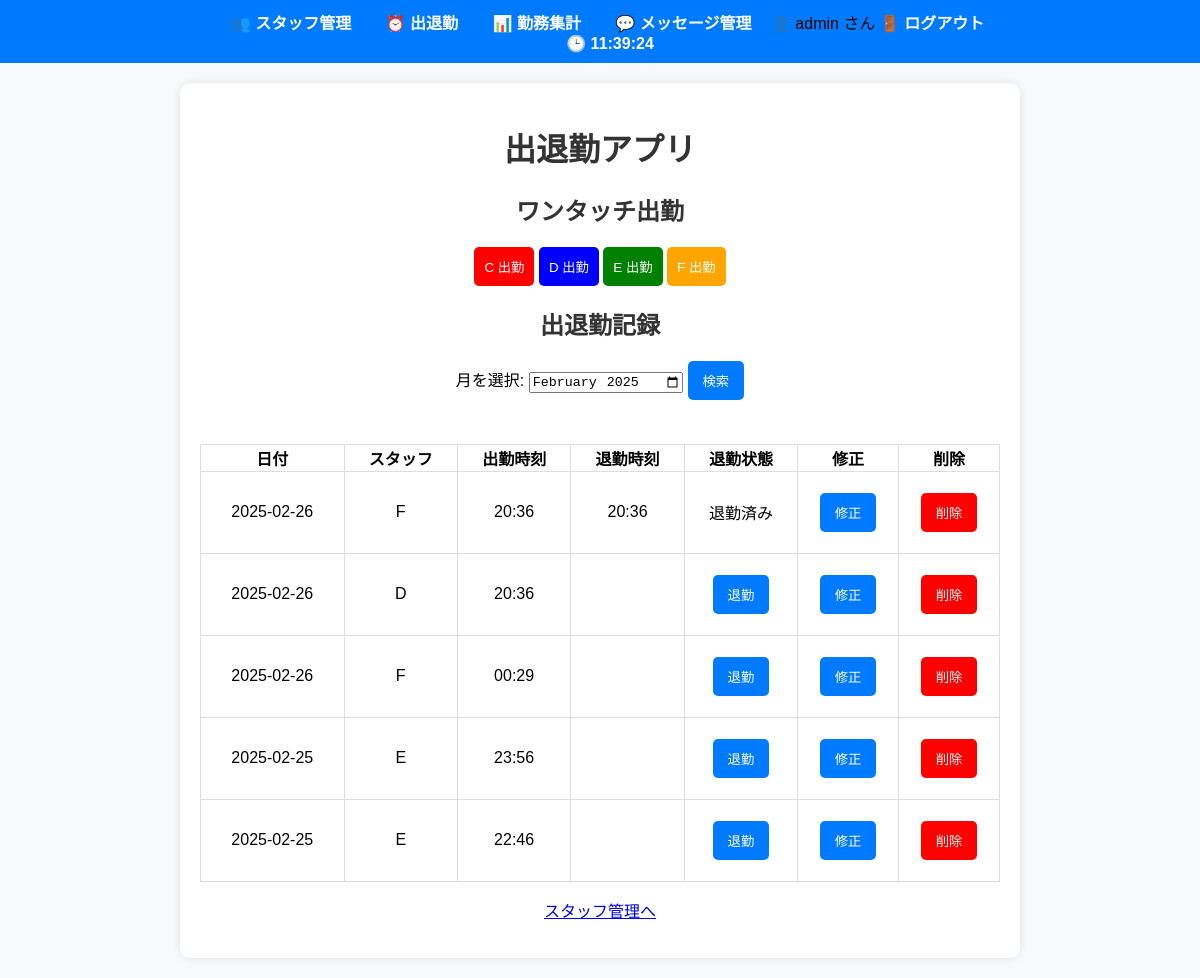
Page /attendance (signed in) on the committed database.
### models.py (models this page shows)
class User(UserMixin, db.Model):
    id = db.Column(db.Integer, primary_key=True)
    username = db.Column(db.String(100), unique=True, nullable=False)
    password = db.Column(db.String(100), nullable=False)  # 本番ではハッシュ化推奨

class Staff(db.Model):
    id = db.Column(db.Integer, primary_key=True)
    name = db.Column(db.String(100), nullable=False)

class Attendance(db.Model):
    id = db.Column(db.Integer, primary_key=True)
    staff_id = db.Column(db.Integer, db.ForeignKey('staff.id'), nullable=False)
    work_date = db.Column(db.Date, nullable=False)
    clock_in = db.Column(db.Time, nullable=True)
    clock_out = db.Column(db.Time, nullable=True)
    staff = db.relationship('Staff', backref=db.backref('attendances', lazy=True))  # ← 追加！

### routes.py (the view)
@app.route('/attendance', methods=['GET'])
def attendance():
    staff = Staff.query.all()
    selected_month = request.args.get('month', datetime.today().strftime('%Y-%m'))  # デフォルトで今月を表示
    query = Attendance.query.join(Staff).order_by(Attendance.work_date.desc(), Attendance.clock_in.desc())
    if selected_month:
        query = query.filter(func.strftime('%Y-%m', Attendance.work_date) == selected_month)
    attendance_records = query.all()
    return render_template('attendance.html', staff=staff, attendance_records=attendance_records, selected_month=selected_month)

### routes.py (called while the page is built)
@login_manager.user_loader
def load_user(user_id):
    return User.query.get(int(user_id))

### templates/attendance.html (shortened to what this page needs)
{% extends "base.html" %}
{% block content %}
<h1>出退勤アプリ</h1>
<h2>ワンタッチ出勤</h2>
{% set colors = ["red", "blue", "green", "orange", "purple"] %}
{% for person in staff[:5] %}
<form action="{{ url_for('clock_in') }}" method="POST" style="display:inline;">
    <button type="submit" style="background-color: {{ colors[loop.index0 % colors|length] }}; color: white; padding: 10px; border: none; border-radius: 5px; cursor: pointer;">
        {{ person.name }} 出勤
    </button>
</form>
{% endfor %}
<h2>出退勤記録</h2>
<form method="GET">
    <label>月を選択:</label>
    <input type="month" name="month" value="{{ selected_month }}">
    <button type="submit">検索</button>
</form>
<table>
    <tr>
        <th>日付</th>
        <th>スタッフ</th>
        <th>出勤時刻</th>
        <th>退勤時刻</th>
        <th>退勤状態</th>
        <th>修正</th>
        <th>削除</th>
    </tr>
    {% for record in attendance_records %}
    <tr>
        <td>{{ record.work_date }}</td>
        <td>{{ record.staff.name }}</td>
        <td>{{ record.clock_in.strftime('%H:%M') if record.clock_in else '' }}</td>
　　　　　<td>{{ record.clock_out.strftime('%H:%M') if record.clock_out else '' }}</td>
        <td>
            {% if not record.clock_out %}
            <form action="{{ url_for('clock_out', attendance_id=record.id) }}" method="POST">
                <button type="submit">退勤</button>
            </form>
            {% else %}
            退勤済み
            {% endif %}
        </td>
        <td>
            <form action="{{ url_for('edit_attendance', attendance_id=record.id) }}" method="GET">
                <button type="submit">修正</button>
            </form>
        </td>
        <td>
            <form action="{{ url_for('delete_attendance', attendance_id=record.id) }}" method="POST" onsubmit="return confirm('本当に削除しますか？');">
                <button type="submit" style="background-color: red; color: white;">削除</button>
            </form>
        </td>
    </tr>
    {% endfor %}
</table>
<p><a href="{{ url_for('staff_list') }}">スタッフ管理へ</a></p>
{% endblock %}

### templates/base.html (shortened to what this page needs)
<!DOCTYPE html>
<html lang="ja">
<head>
    <link rel="stylesheet" href="{{ url_for('static', filename='style.css') }}">
</head>
<body>
    <nav class="navbar">
        <ul>
            <li><a href="{{ url_for('staff_list') }}">👥 スタッフ管理</a></li>
            <li><a href="{{ url_for('attendance') }}">⏰ 出退勤</a></li>
            <li><a href="{{ url_for('work_summary') }}">📊 勤務集計</a></li>
            <li><a href="{{ url_for('message_list') }}">💬 メッセージ管理</a></li>
            {% if current_user.is_authenticated %}
        <span>👤 {{ current_user.username }} さん</span>
        <a href="{{ url_for('logout') }}">🚪 ログアウト</a>
    {% else %}
        <a href="{{ url_for('login') }}">🔑 ログイン</a>
    {% endif %}
        </ul>
        <span id="current-time"></span>
    </nav>
    <div class="content">
        {% block content %}{% endblock %}
    </div>
</body>
</html>

### static/style.css (style rules this page uses)
.navbar { background-color: #007bff; padding: 10px 0; text-align: center; }
.navbar ul { list-style: none; padding: 0; margin: 0; }
.navbar li { display: inline; margin: 0 15px; }
.navbar a { text-decoration: none; color: white; font-size: 16px; font-weight: bold; }
#current-time { font-size: 16px; color: white; margin-left: 20px; font-weight: bold; }
body { font-family: Arial, sans-serif; margin: 0; padding: 0; background-color: #f8f9fa; text-align: center; }
.content { max-width: 800px; margin: 20px auto; background: white; padding: 20px; border-radius: 10px; box-shadow: 0 0 10px rgba(0, 0, 0, 0.1); }
h1, h2 { color: #333; }
form { margin: 20px 0; }
button { background-color: #007bff; color: white; border: none; padding: 10px 15px; cursor: pointer; border-radius: 5px; }
table { width: 100%; border-collapse: collapse; background-color: white; }
th, td { border: 1px solid #ddd; padding: }

### rows in the picture
User: username "admin"
Staff: name "C"
Staff: name "D"
Staff: name "E"
Staff: name "F"
Attendance: work_date "2025-02-26", staff.name "F", clock_in "20:36", clock_out "20:36", shows "退勤済み"
Attendance: work_date "2025-02-26", staff.name "D", clock_in "20:36"
Attendance: work_date "2025-02-26", staff.name "F", clock_in "00:29"
Attendance: work_date "2025-02-25", staff.name "E", clock_in "23:56"
Attendance: work_date "2025-02-25", staff.name "E", clock_in "22:46"
